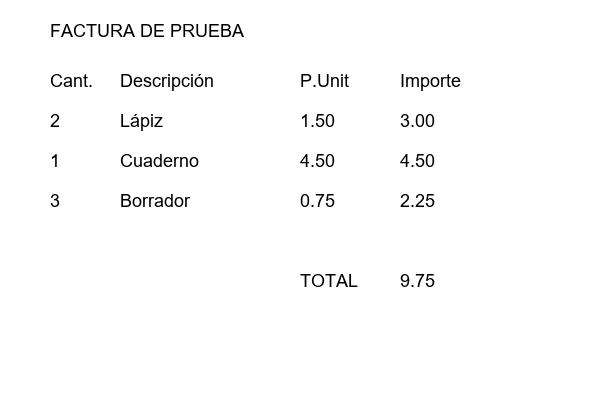
#> input picture facturas/factura 2.png, 600 x 400 px; its folder holds only this picture in this run
$ python leector_facturas.py
#> lines starting #> are read from the running program, lines starting #| are printed output that depends on the picture; after the words box and inside, x2 and y2 are one past the last pixel; in counts of white or black regions, pixels touching at a corner belong together
import os
import re
import cv2
import pytesseract
import pandas as pd
from decimal import Decimal, InvalidOperation

# ==============================================================================
#  CONFIGURACIÓN GLOBAL Y CONSTANTES
# ==============================================================================
pytesseract.pytesseract.tesseract_cmd = r'C:\Program Files\Tesseract-OCR\tesseract.exe'
os.environ['TESSDATA_PREFIX'] = r'C:\Program Files\Tesseract-OCR\tessdata'

DIRECTORIO_ENTRADA = 'facturas'
DIRECTORIO_SALIDA = 'reporte'

# ==============================================================================
#  FUNCIONES DE PROCESAMIENTO DE IMAGEN Y DATOS
# ==============================================================================

def optimizar_imagen_para_ocr(path_imagen):
    """
    Carga una imagen, la convierte a escala de grises y aplica un umbral
    adaptativo para maximizar la precisión del reconocimiento de texto.
    """
#> called with path_imagen = 'facturas/factura 2.png'
    imagen_original = cv2.imread(path_imagen)
#> imagen_original is the input picture: shape (400, 600, 3); min 0, max 255, mean 251
    if imagen_original is None:
        return None

    imagen_gris = cv2.cvtColor(imagen_original, cv2.COLOR_BGR2GRAY)

    imagen_binarizada = cv2.adaptiveThreshold(
        imagen_gris, 255, cv2.ADAPTIVE_THRESH_GAUSSIAN_C,
        cv2.THRESH_BINARY, 11, 2
    )
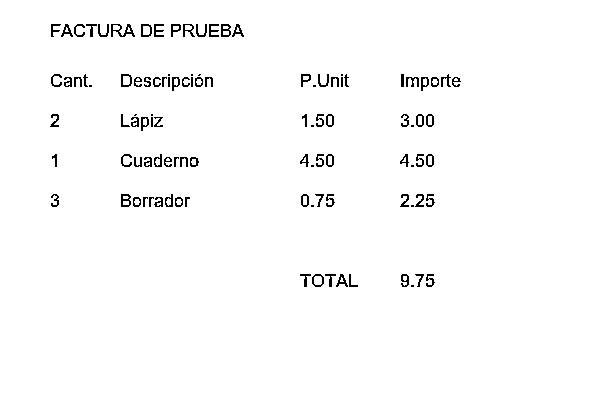
#> imagen_binarizada: shape (400, 600); 98.1% white; black in thin lines or dots, all inside (x1, y1, x2, y2) = (50, 24, 461, 287)

    return imagen_binarizada

def convertir_texto_a_decimal(cadena_valor):
    """
    Convierte un string de monto (con posibles comas y puntos) a un objeto Decimal.
    Ej: "1.234,56" -> Decimal('1234.56'), "78.90" -> Decimal('78.90')
    """
    # Reemplaza coma por punto para el decimal y elimina puntos de miles
    monto_str_normalizado = cadena_valor.replace('.', '').replace(',', '.')
    partes = monto_str_normalizado.split('.')
    if len(partes) > 2: # Maneja casos como "1.234.56"
        valor_normalizado = "".join(partes[:-1]) + "." + partes[-1]
    else:
        valor_normalizado = monto_str_normalizado
    try:
        return Decimal(valor_normalizado)
    except (InvalidOperation, TypeError):
        return None

def analizar_estructura_factura(imagen_optimizada):
    """
    Realiza el OCR para obtener texto y su posición, reconstruye la estructura
    de la factura (tabla de ítems y total) y extrae los datos relevantes.
    """
    # Configuración para Tesseract
    config_tesseract = r'--oem 3 --psm 6 -l spa'

#> (the run stopped early here; a loop or call above may not have finished)

$ run again, on facturas/factura 3.png
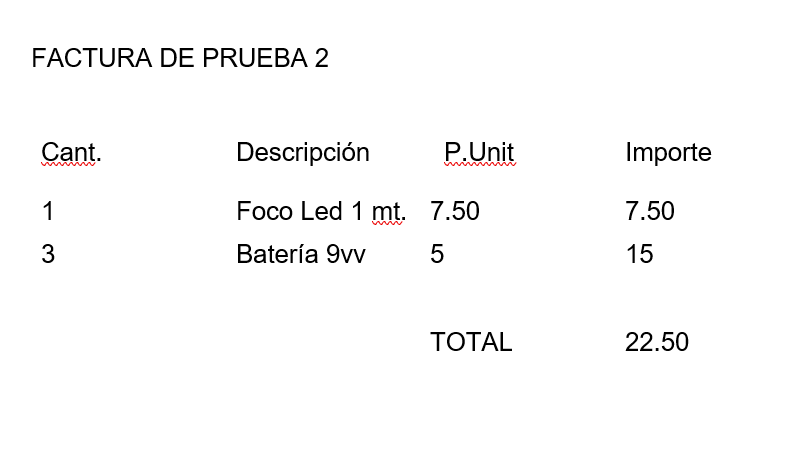
#> input picture facturas/factura 3.png, 797 x 467 px
#> in optimizar_imagen_para_ocr, imagen_original is the input picture: shape (467, 797, 3); mean B, G, R 250, 250, 250.2
#> in optimizar_imagen_para_ocr, `imagen_binarizada = cv2.adaptiveThreshold( imagen_gris, 255, cv2.ADAPT..`:
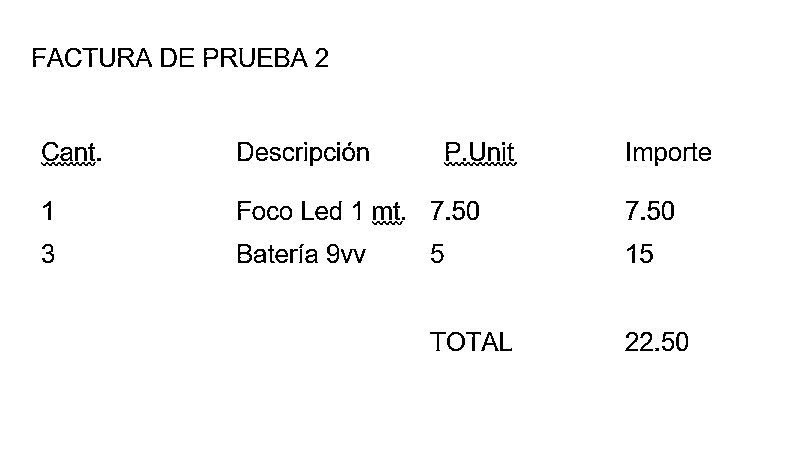
#> imagen_binarizada: shape (467, 797); 97.9% white; black in thin lines or dots, all inside (x1, y1, x2, y2) = (33, 48, 711, 351)
